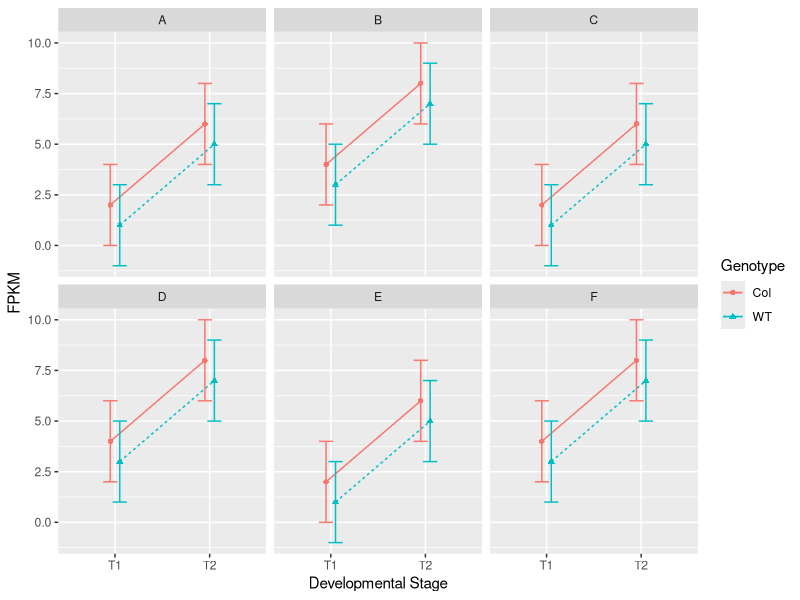
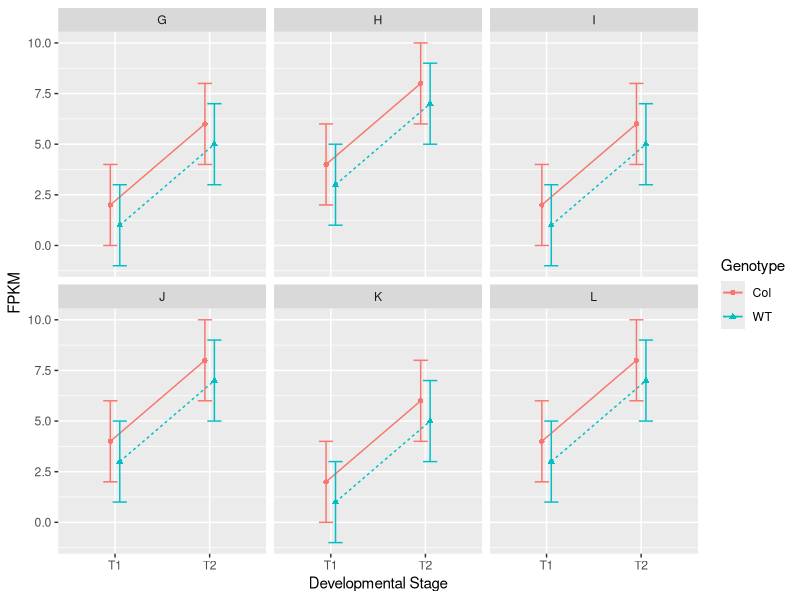

Source code (R) for these figures, in order:
#Install and load package(s)
getPackages <- function(x){
  for( i in x ){
    #  require returns TRUE invisibly if it was able to load package
    if( ! require( i , character.only = TRUE ) ){
      #  If package was not able to be loaded then re-install
      install.packages( i , dependencies = TRUE )
      #  Load package after installing
      library( i , character.only = TRUE )
    }
  }
}

packageList <- c("tidyverse")

getPackages(packageList)

##Import  data
data<-structure(list(Gene = structure(c(1L, 1L, 2L, 2L, 3L, 3L, 4L, 
                                        4L, 5L, 5L, 6L, 6L, 7L, 7L, 8L, 8L, 9L, 9L, 10L, 10L, 11L, 11L, 
                                        12L, 12L), .Label = c("A", "B", "C", "D", "E", "F", "G", "H", 
                                                              "I", "J", "K", "L"), class = "factor"), Genotype = structure(c(2L, 
                                                                                                                             1L, 2L, 1L, 2L, 1L, 2L, 1L, 2L, 1L, 2L, 1L, 2L, 1L, 2L, 1L, 2L, 
                                                                                                                             1L, 2L, 1L, 2L, 1L, 2L, 1L), .Label = c("Col", "WT"), class = "factor"), 
                     T1_D = c(1L, 2L, 3L, 4L, 1L, 2L, 3L, 4L, 1L, 2L, 3L, 4L, 
                              1L, 2L, 3L, 4L, 1L, 2L, 3L, 4L, 1L, 2L, 3L, 4L), T1_SD = c(2L, 
                                                                                         2L, 2L, 2L, 2L, 2L, 2L, 2L, 2L, 2L, 2L, 2L, 2L, 2L, 2L, 2L, 
                                                                                         2L, 2L, 2L, 2L, 2L, 2L, 2L, 2L), T2_D = c(5L, 6L, 7L, 8L, 
                                                                                                                                   5L, 6L, 7L, 8L, 5L, 6L, 7L, 8L, 5L, 6L, 7L, 8L, 5L, 6L, 7L, 
                                                                                                                                   8L, 5L, 6L, 7L, 8L), T2_SD = c(2L, 2L, 2L, 2L, 2L, 2L, 2L, 
                                                                                                                                                                  2L, 2L, 2L, 2L, 2L, 2L, 2L, 2L, 2L, 2L, 2L, 2L, 2L, 2L, 2L, 
                                                                                                                                                                  2L, 2L)), class = "data.frame", row.names = c(NA, -24L))
head(data) 

#Make data in useful format

df<-gather(data, "stage_Type", "value",c(3:6))%>%separate(stage_Type,c("stage","Type"),"_")%>%spread(key=Type, value=value)

head(df)

#Subset list of genes of interest or take all genes

# g<-c("C","E","F")
g<-levels(df$Gene)

#Subset data and plot graph(s) in groups of max. 6
chunk <- 6

for(h in split(g,cumsum(0:(length(g)-1)%%chunk==0))){
  df %>%
  filter(Gene %in% h) %>%
  {ggplot(.,aes(x=stage, y=D, group=Genotype, color=Genotype, shape=Genotype))+
    geom_point(position = position_dodge(width=0.2))+
    geom_line(position = position_dodge(width=0.2), aes(linetype=Genotype))+
    geom_errorbar(aes(ymin=D-SD,ymax=D+SD), width=0.3,position = position_dodge(width=0.2))+
    facet_wrap(~Gene)+
    ylab("FPKM")+
    xlab("Developmental Stage")} %>%
  print
}